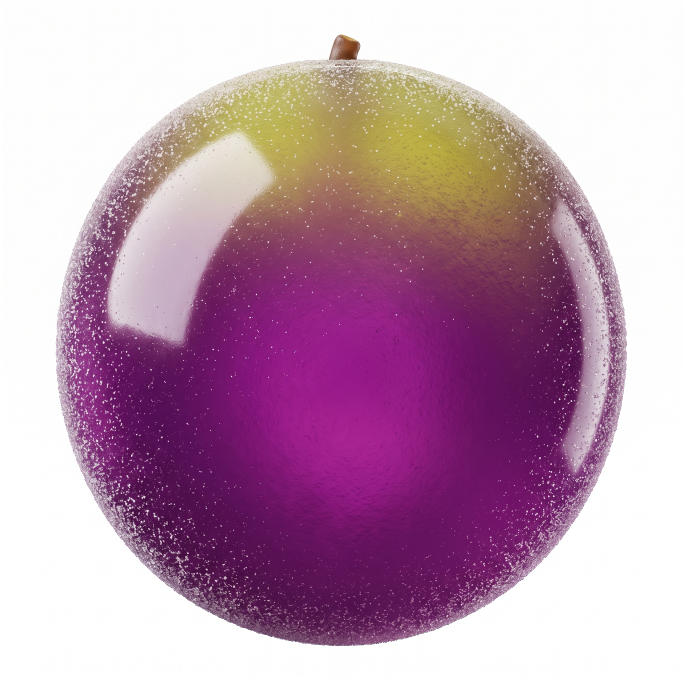
#> input picture flutter_app/art_src/gummy/fruits/Anggur.jpg, 2048 x 2048 px (shown at 1/3 size); its folder holds only this picture in this run
$ python prepare_skin.py ../art_src/gummy/fruits ../art_src/gummy/fruits/Anggur.jpg
#> lines starting #> are read from the running program, lines starting #| are printed output that depends on the picture; after the words box and inside, x2 and y2 are one past the last pixel; in counts of white or black regions, pixels touching at a corner belong together
"""
Prepares fruit artwork for use as a game skin.

For each image it will:
  1. strip a solid/near-solid background to transparency,
  2. work out where the fruit's *body* is, as distinct from any stem,
     leaf or crown sticking out above it,
  3. crop so the bottom square of the output is exactly the body, with
     the topper allowed to overhang above,
  4. resize to the export size for that fruit level and save as PNG.

Why the body/topper distinction matters: the game's collision shape is a
circle whose diameter equals the sprite's *width* (see FruitMergeGame and
the sizes in lib/models/fruit_data.dart). If a pineapple's crown were
baked into a plain square, the fruit body would end up far smaller than
that circle and every fruit would look like it floats apart from its
neighbours. Framing the body into the bottom square keeps art and physics
in agreement, and the renderer reads the leftover height back off the
image's aspect ratio to draw the topper above the circle.

Usage:
    python tool/prepare_skin.py <input_dir> <skin_name> [--tolerance 30]
                                [--no-bg-removal] [--dry-run]

Files are matched to fruit levels by filename (e.g. `Ceri.jpg` ->
level 0), falling back to a leading number, then alphabetical order. The
mapping is always printed before anything is written.
"""

from __future__ import annotations

import argparse
import json
import re
import sys
from pathlib import Path

try:
    import numpy as np
    from PIL import Image, ImageFilter
    from scipy import ndimage
except ImportError as exc:
    sys.exit(f"Missing dependency ({exc.name}). Install with:  python -m pip install Pillow numpy scipy")

# Fruit order and diameters must stay in step with lib/models/fruit_data.dart.
# Export width is ~4x the in-game diameter so art stays crisp on high-DPI
# phones, where the board is drawn much larger than its world size.
FRUITS = [
    ("ceri", 28, 128),
    ("stroberi", 36, 160),
    ("anggur", 44, 192),
    ("jeruk", 54, 224),
    ("apel", 64, 256),
    ("pir", 74, 320),
    ("persik", 84, 352),
    ("nanas", 96, 384),
    ("melon", 108, 448),
    ("semangka", 122, 512),
]
FRUIT_NAMES = [name for name, _, _ in FRUITS]

IMAGE_SUFFIXES = {".png", ".jpg", ".jpeg", ".webp", ".bmp"}

MANIFEST_NAME = "manifest.json"


def collect_inputs(input_dir: Path) -> tuple[list[Path | None], str]:
    """Returns a slot-per-fruit-level list plus a description of how it matched."""
    files = sorted(p for p in input_dir.iterdir() if p.suffix.lower() in IMAGE_SUFFIXES)
    if not files:
        sys.exit(f"No images found in {input_dir}")

    # 1. By fruit name — the most reliable, and how these files are named.
    by_name: dict[str, Path] = {}
    for path in files:
        stem = re.sub(r"[^a-z]", "", path.stem.lower())
        if stem in FRUIT_NAMES and stem not in by_name:
            by_name[stem] = path
    if len(by_name) == len(FRUITS):
        return [by_name[name] for name in FRUIT_NAMES], "filename matched to fruit names"

    # 2. By leading number.
    numbered: dict[int, Path] = {}
    for path in files:
        match = re.match(r"^(\d+)", path.stem)
        if match:
            numbered[int(match.group(1))] = path
    if len(numbered) == len(files) and len(files) == len(FRUITS):
        return [numbered[key] for key in sorted(numbered)], "filename number prefix"

    # 3. Alphabetical — a guess, so it gets flagged loudly.
    slots: list[Path | None] = [None] * len(FRUITS)
    for index, path in enumerate(files[: len(FRUITS)]):
        slots[index] = path
    return slots, "ALPHABETICAL ORDER (guess — check this carefully!)"


def has_real_transparency(img: Image.Image) -> bool:
    if img.mode not in ("RGBA", "LA"):
        return False
    return img.convert("RGBA").getchannel("A").getextrema()[0] < 250


def remove_background(img: Image.Image, tolerance: int) -> Image.Image:
    """
    Clears the backdrop by keeping only the near-background regions that
    are connected to the image border. Highlights *inside* the fruit — a
    glossy white shine, say — are the same colour as the backdrop but are
    not connected to it, so they survive; a plain colour threshold would
    punch holes straight through them.
    """
    img = img.convert("RGBA")
    rgb = np.asarray(img)[:, :, :3].astype(np.int16)

    corners = np.array(
        [rgb[0, 0], rgb[0, -1], rgb[-1, 0], rgb[-1, -1]],
        dtype=np.int16,
    )
    bg = np.median(corners, axis=0)

    near_bg = (np.abs(rgb - bg).max(axis=2) <= tolerance)

    labels, count = ndimage.label(near_bg)
    if count:
        border = np.concatenate([labels[0, :], labels[-1, :], labels[:, 0], labels[:, -1]])
        outside_ids = np.unique(border[border > 0])
        background = np.isin(labels, outside_ids)
    else:
        background = np.zeros_like(near_bg)

    alpha = np.where(background, 0, 255).astype(np.uint8)
    out = img.copy()
    out.putalpha(Image.fromarray(alpha))
    # Soften the cut so the edge doesn't read as jagged once the sprite is
    # rotated and scaled in-game.
    out.putalpha(out.getchannel("A").filter(ImageFilter.GaussianBlur(1.0)))
    return out


def trim_and_measure_body(img: Image.Image) -> tuple[Image.Image, float, float, float]:
    """
    Trims transparent margins, then measures the fruit's *body* as the
    largest circle that fits inside the artwork.

    A distance transform gives, for every pixel, how far it is from the
    nearest transparent pixel; its maximum is exactly the radius of the
    biggest inscribed circle, and where that maximum sits is the centre.
    That picks out the round part of the fruit and ignores thin extras —
    a cherry stem, a pineapple crown, a strawberry's calyx leaves — which
    is precisely the shape the game collides with. No art is cropped: the
    extras stay in the image and the renderer places them relative to the
    measured circle.

    Returns (trimmed image, body centre x, body centre y, body diameter),
    all in trimmed-image pixels.
    """
    bbox = img.getchannel("A").getbbox()
    if bbox is None:
        raise ValueError("image is fully transparent after background removal")
    img = img.crop(bbox)

    solid = np.asarray(img.getchannel("A")) > 40
    distance = ndimage.distance_transform_edt(solid)
    cy, cx = np.unravel_index(int(np.argmax(distance)), distance.shape)
    radius = float(distance[cy, cx])
    if radius <= 0:
        raise ValueError("could not find a fruit body")

    return img, float(cx), float(cy), radius * 2


def main() -> None:
    parser = argparse.ArgumentParser(description=__doc__, formatter_class=argparse.RawDescriptionHelpFormatter)
    parser.add_argument("input_dir", type=Path)
    parser.add_argument("skin_name")
    parser.add_argument("--tolerance", type=int, default=30, help="background colour tolerance, 0-255 (default 30)")
    parser.add_argument("--no-bg-removal", action="store_true", help="art is already cut out")
    parser.add_argument("--dry-run", action="store_true", help="show the mapping and stats without writing files")
    args = parser.parse_args()

    if not args.input_dir.is_dir():
        sys.exit(f"Not a directory: {args.input_dir}")

    slots, how = collect_inputs(args.input_dir)
    out_dir = Path(__file__).resolve().parent.parent / "assets" / "skins" / args.skin_name

    print(f"Matched by: {how}")
    print(f"Output:     {out_dir}\n")
    for index, (name, world, export) in enumerate(FRUITS):
        source = slots[index]
        print(f"  {index:02d} {name:<10} <- {source.name if source else '(MISSING)'}")
    print()

    if args.dry_run:
        print("Dry run — nothing written.")

    if not args.dry_run:
        out_dir.mkdir(parents=True, exist_ok=True)

    warnings: list[str] = []
    entries: list[dict] = []
    written = 0
    for index, (name, world_size, export_size) in enumerate(FRUITS):
        source = slots[index]
        if source is None:
            warnings.append(f"{name}: no source image")
            continue

        img = Image.open(source)
#> img is the input picture: PIL image 2048x2048 RGB; mean R, G, B 189.5, 153.8, 176.2
        if args.no_bg_removal or has_real_transparency(img):
            img = img.convert("RGBA")
            note = "kept existing alpha"
        else:
            img = remove_background(img, args.tolerance)
#> in remove_background, `corners = np.array( [rgb[0, 0], rgb[0, -1], rgb[-1, 0], rgb[-1, -1]], ..`: corners = [[254, 254, 255], [252, 252, 252], [254, 254, 252], [255, 253, 254]]
#> in remove_background, `bg = np.median(corners, axis=0)`: bg = [254, 253.5, 253]
#> in remove_background, `near_bg = (np.abs(rgb - bg).max(axis=2) <= tolerance)`:
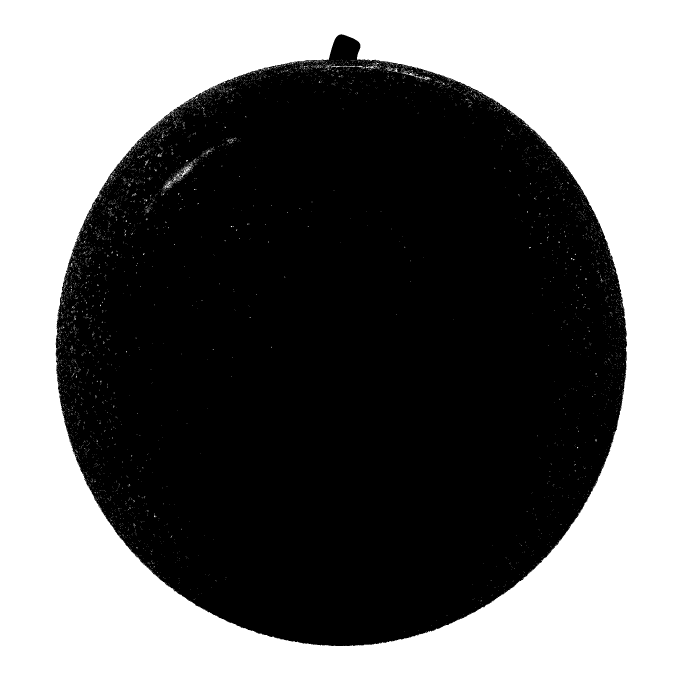
#> near_bg: shape (2048, 2048) bool (shown at 1/3 size); 43.5% white; 7250 white regions (7218 under 20 px), largest, box (x1, y1, x2, y2) and area: (0, 0, 2048, 2048) 1808458, (492, 498, 576, 566) 729, (1202, 213, 1268, 238) 231
#> in remove_background, `labels, count = ndimage.label(near_bg)`:
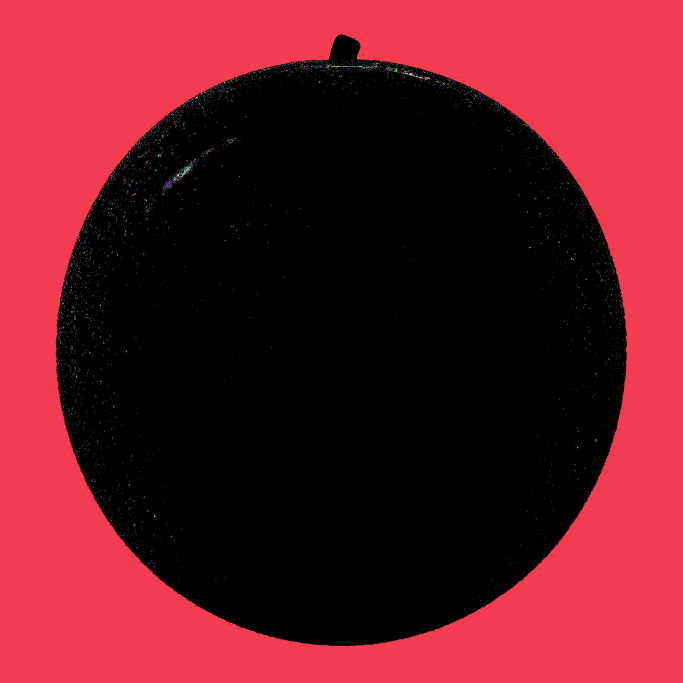
#> labels: shape (2048, 2048) int32 (shown at 1/3 size); 8733 distinct labels, from 0 to 8732; one colour per label, 0 black
#> in remove_background, `labels, count = ndimage.label(near_bg)`: count = 8732
#> in remove_background, `border = np.concatenate([labels[0, :], labels[-1, :], labels[:, 0], la..`: border = 8192 values from 1 to 1
#> in remove_background, `outside_ids = np.unique(border[border > 0])`: outside_ids = [1]
#> in remove_background, `background = np.isin(labels, outside_ids)`:
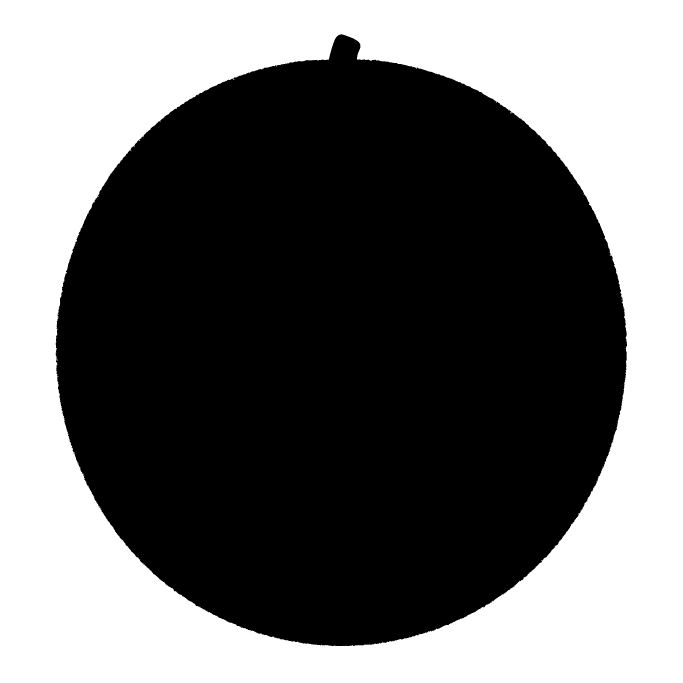
#> background: shape (2048, 2048) bool (shown at 1/3 size); 43.1% white; 1 white region, box (x1, y1, x2, y2) and area: (0, 0, 2048, 2048) 1808155
            note = f"bg removed (tol {args.tolerance})"

        try:
            img, body_cx, body_cy, body_d = trim_and_measure_body(img)
#> in trim_and_measure_body, `bbox = img.getchannel("A").getbbox()`: bbox = (164, 100, 1884, 1941)
#> in trim_and_measure_body, `img = img.crop(bbox)`:
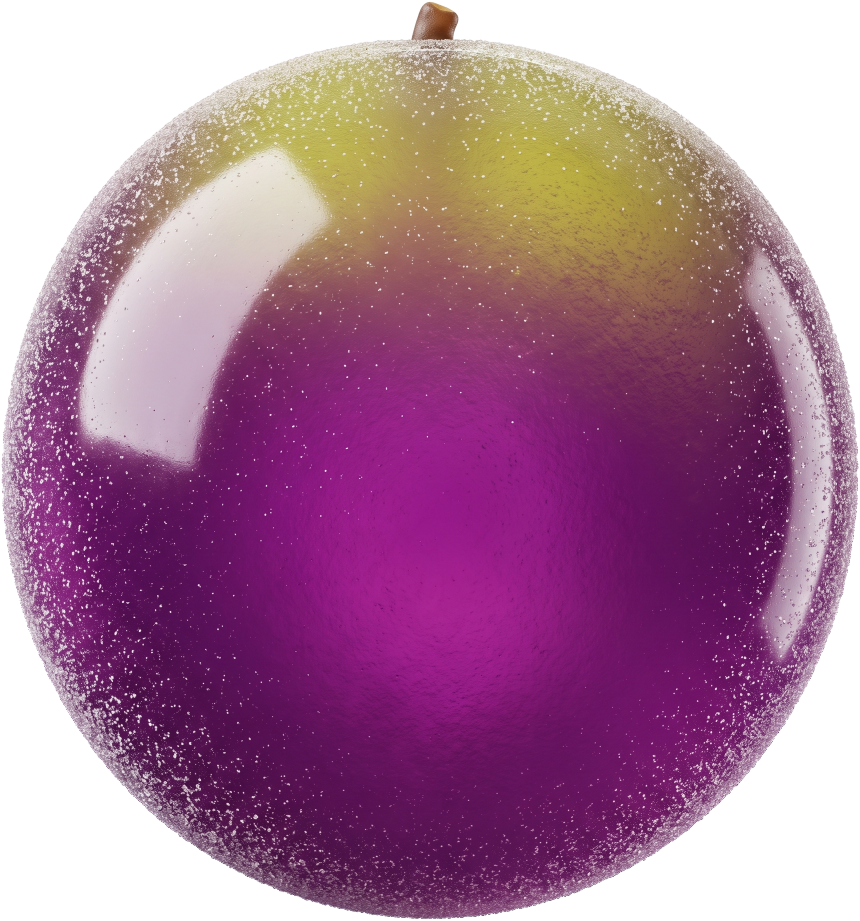
#> img: PIL image 1720x1841 RGBA (shown at 1/2 size); mean R, G, B, A 168.6, 121.2, 151, 192.2; transparent parts drawn white
#> in trim_and_measure_body, `solid = np.asarray(img.getchannel("A")) > 40`:
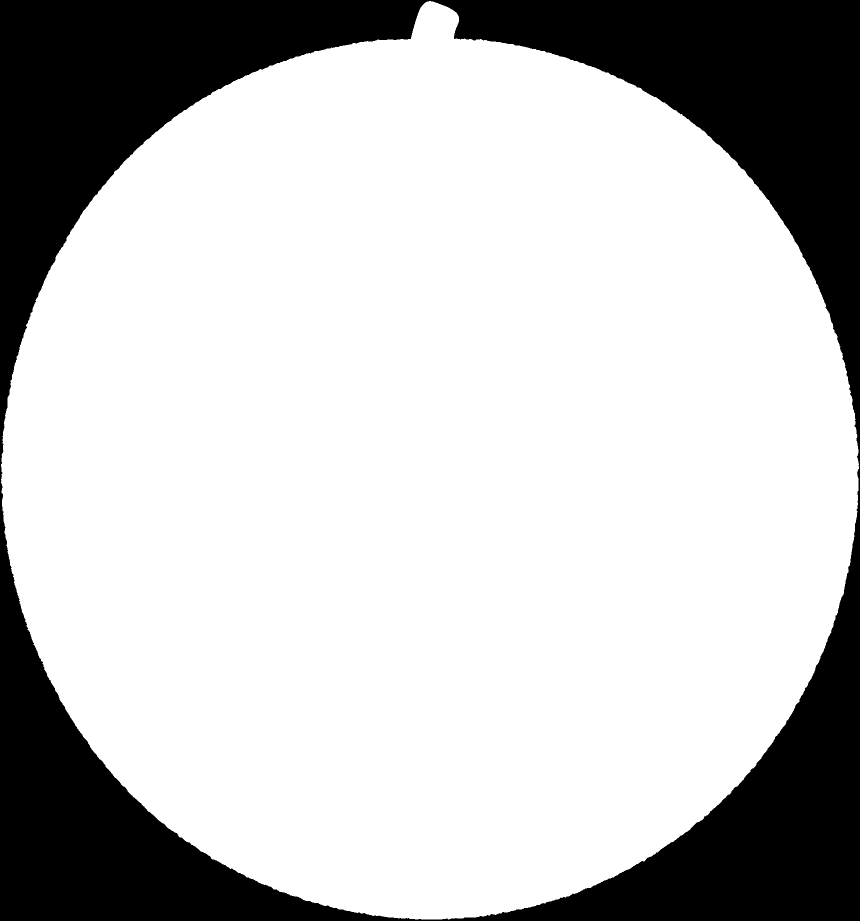
#> solid: shape (1841, 1720) bool (shown at 1/2 size); 75.5% white; 1 black region, box (x1, y1, x2, y2) and area: (0, 0, 1720, 1841) 774586
#> in trim_and_measure_body, `distance = ndimage.distance_transform_edt(solid)`:
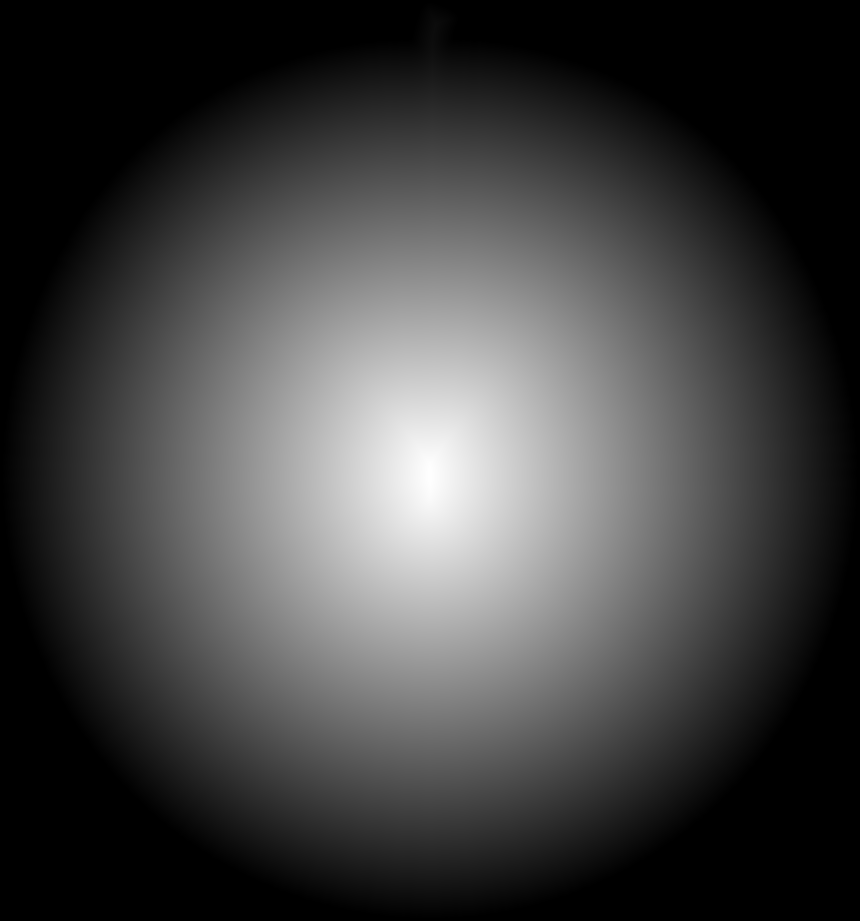
#> distance: shape (1841, 1720) float64 (shown at 1/2 size); min 0, max 854.6, mean 218.3; drawn with min black and max white
#> in trim_and_measure_body, `cy, cx = np.unravel_index(int(np.argmax(distance)), distance.shape)`: cy = 955; cx = 859
#> in trim_and_measure_body, `radius = float(distance[cy, cx])`: radius = 854.6
#> body_cx = 859; body_cy = 955; body_d = 1709.3
        except ValueError as exc:
            warnings.append(f"{name}: {exc}")
            continue

        # Scale so the measured body circle comes out at the export size;
        # whatever else the art has (stem, leaves) scales along with it.
        scale = export_size / body_d
#> scale = 0.0749
        out_w = max(1, int(round(img.width * scale)))
#> out_w = 129
        out_h = max(1, int(round(img.height * scale)))
#> out_h = 138
        img = img.resize((out_w, out_h), Image.LANCZOS)
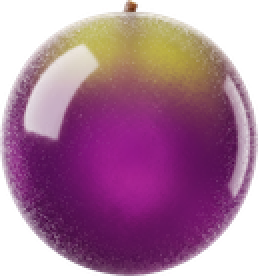
#> img: PIL image 129x138 RGBA (shown 2 times larger); mean R, G, B, A 112.8, 64.7, 94.9, 192.2; transparent parts drawn white
        body_cx *= scale
#> body_cx = 64.33
        body_cy *= scale
#> body_cy = 71.52

        overhang_top = body_cy - export_size / 2
#> overhang_top = 7.52
        overhang = {
            "top": round(overhang_top / export_size, 4),
            "left": round((body_cx - export_size / 2) / export_size, 4),
            "right": round((out_w - body_cx - export_size / 2) / export_size, 4),
            "bottom": round((out_h - body_cy - export_size / 2) / export_size, 4),
        }
#> overhang = {'top': 0.0587, 'left': 0.0026, 'right': 0.0053, 'bottom': 0.0194}

        file_name = f"{index:02d}_{name}.png"
        entries.append({
            "index": index,
            "name": name,
            "file": file_name,
            "width": out_w,
            "height": out_h,
            # Everything below is expressed as a fraction of the body
            # diameter, so the renderer can work purely in game units.
            "bodyCx": round(body_cx / out_w, 5),
            "bodyCy": round(body_cy / out_h, 5),
            "bodyScale": round(export_size / out_w, 5),
        })

        extras = ", ".join(f"{side} +{value:.0%}" for side, value in overhang.items() if value > 0.02)
        print(f"  {file_name:<18} {out_w}x{out_h}px  (game diameter {world_size})"
              f"{'  overhang: ' + extras if extras else ''}  — {note}")
#|   00_ceri.png        129x138px  (game diameter 28)  overhang: top +6%  — bg removed (tol 30)

        if not args.dry_run:
            img.save(out_dir / file_name)
            written += 1

    if warnings:
        print("\nWarnings:")
        for warning in warnings:
            print(f"  ! {warning}")

    if args.dry_run:
        print("\nDry run complete — re-run without --dry-run to write the files.")
    else:
        manifest = {"skin": args.skin_name, "fruits": entries}
        (out_dir / MANIFEST_NAME).write_text(json.dumps(manifest, indent=2), encoding="utf-8")
        print(f"\nDone. {written} image(s) + {MANIFEST_NAME} written to assets/skins/{args.skin_name}/")


if __name__ == "__main__":
    main()
